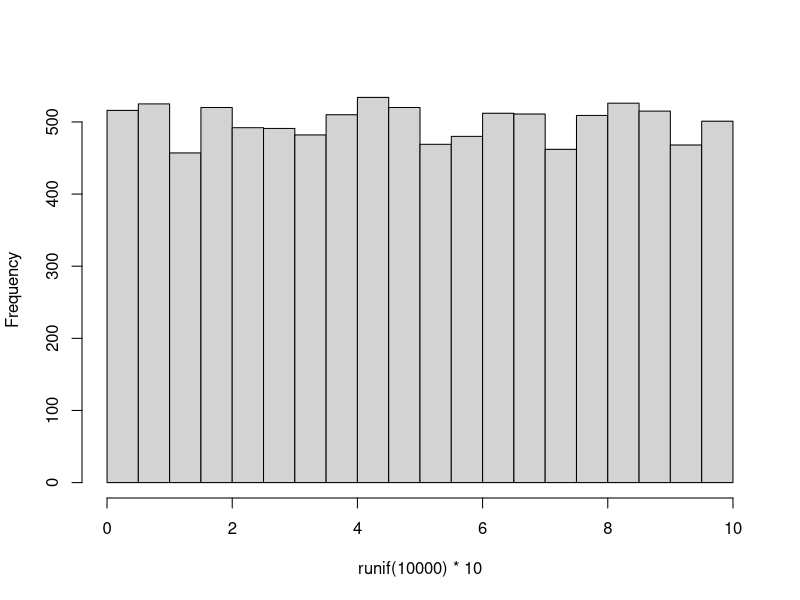
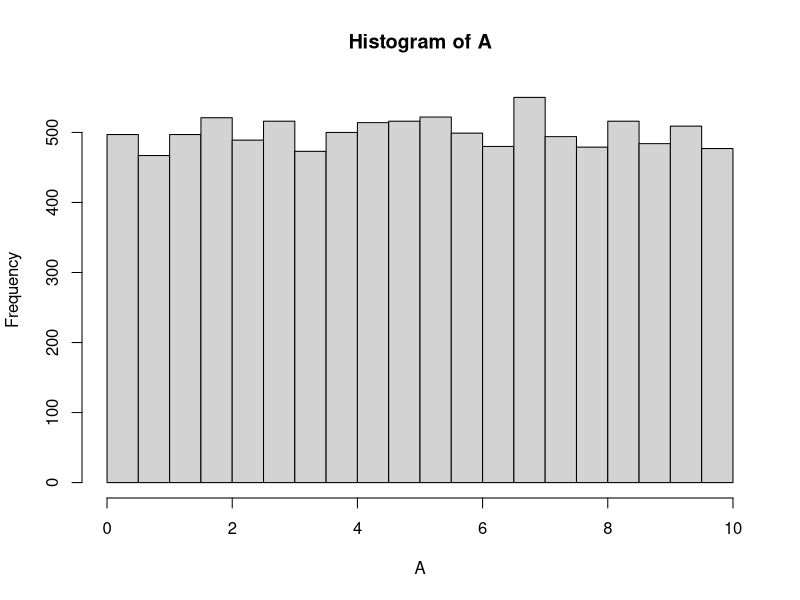
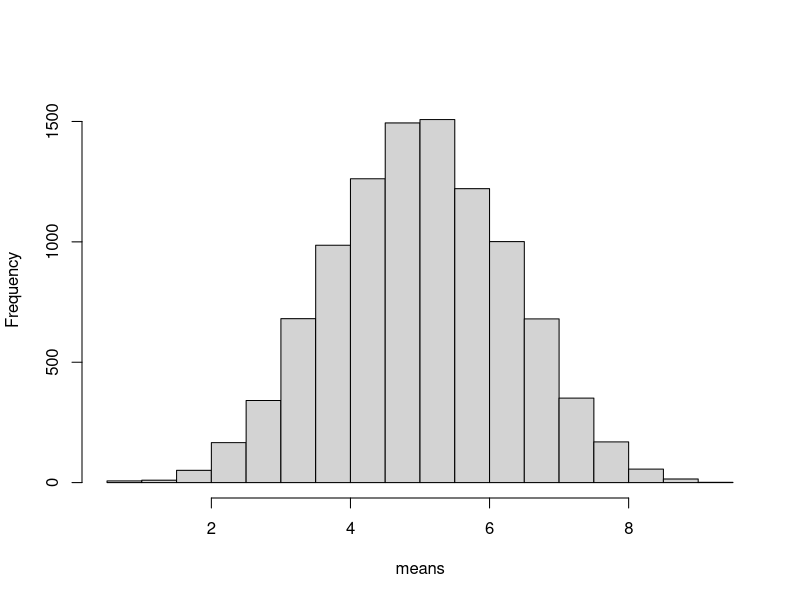
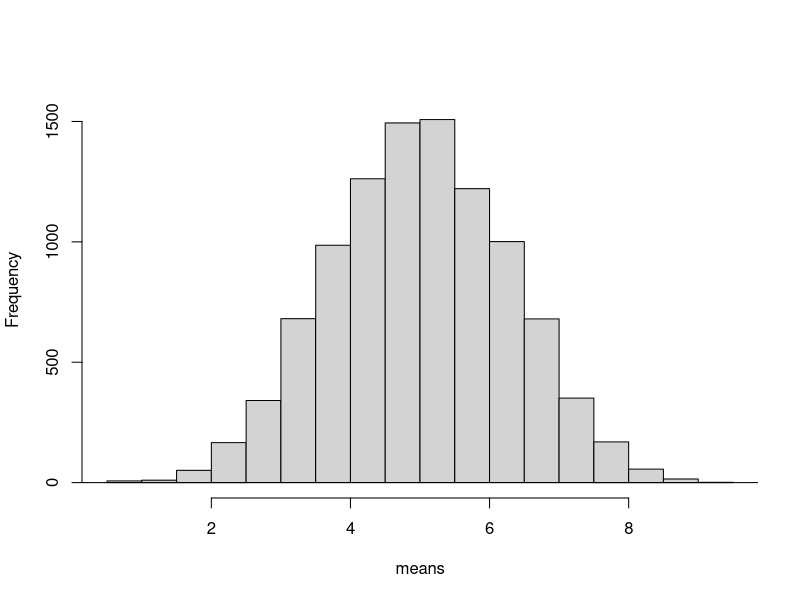
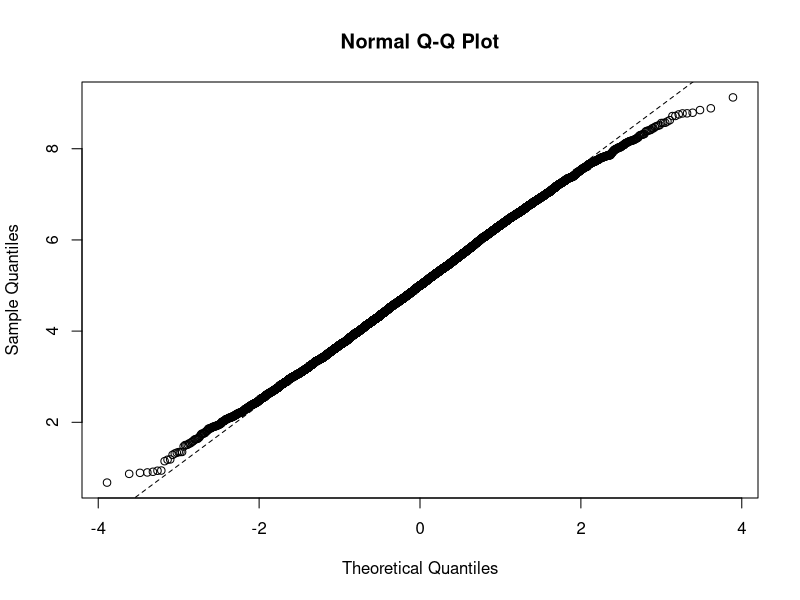
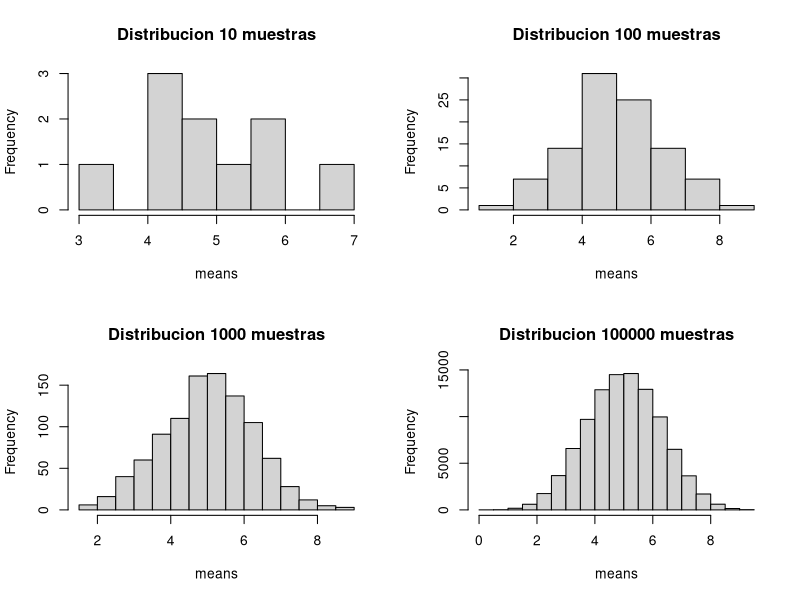
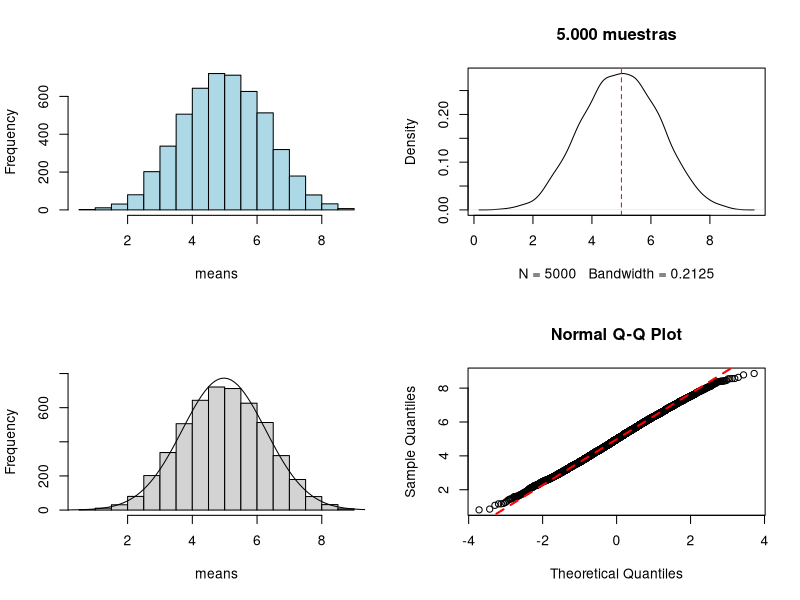
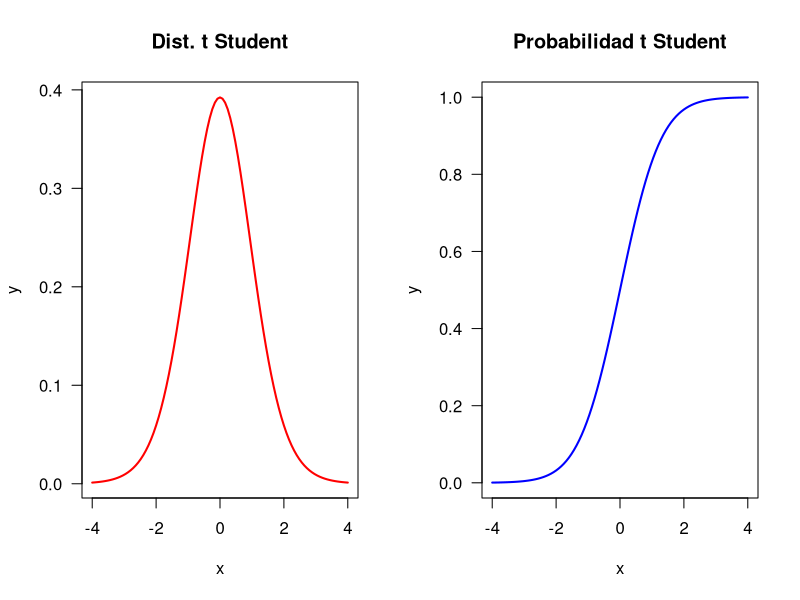

Write the R code that produced these figures, in order.
## ---- chunk 1
knitr::opts_chunk$set(echo = TRUE)
suppressPackageStartupMessages(require(knitr))
suppressPackageStartupMessages(require(kableExtra))
suppressPackageStartupMessages(library(dplyr))
suppressPackageStartupMessages(library(ggplot2))
suppressPackageStartupMessages(library(vegan))
## ---- chunk 2
# distribución de 10.000 números 
# aleatorios entre 0-10
hist(runif(10000)*10, main="")
set.seed(1234) # fijar semilla para que el proceso aleatorio sea siempre igual
A <- runif(10000)*10 # distribucion aleatoria uniforme
hist(A)

# media de la poblacion
mediaA <- mean(A)
## ---- chunk 3
# creamos un vector numérico vacío de tamaño 10.000
means <- numeric(10000)
# llenamos el vector vacío con medias de 5 números aleatorios
for (i in 1:10000){
means[i] <- mean(runif(5)*10)
}

hist(means,ylim=c(0,1600),main="")

## ---- chunk 4
m <- mean(means)
desv <- sd(means)

xv <- seq(0,10, 0.1)
yv <-  dnorm(xv, mean = m, sd = desv)

hist(means,ylim=c(0,1600),main="")
lines(xv, yv)

## ---- chunk 5
qqnorm(means)
qqline(means, lty=2)
shapiro.test(sample(x = means, 5000))

## ---- chunk 6
generar_muestras_de_medias <- function(numero, muestras = 5){
  means <- numeric(numero)
  for (i in 1:numero){ means[i] <- mean(runif(muestras)*10) }
  hist(means, main = paste('Distribucion', i, 'muestras'))
}

## ---- chunk 7
# como se ven las diferencias entre medias muestrales con diferentes repeticiones?
par(mfrow = c(2, 2))
for(i in c(10, 100, 1000, 100000)){
  generar_muestras_de_medias(i)
}
## ---- chunk 8
means <- numeric(5000)
for (i in 1:5000){ 
  means[i] <- mean(runif(5)*10) 
  }

hist(means, col = 'lightblue', main = '')
## ---- chunk 9
plot(density(means), main = '5.000 muestras')
abline(v = 5, lty = 2, col = "red")

mean(means)
sd(means)

# media de la poblacion?
mediaA
## ---- chunk 10
# generar datos entre 0-1
xv <- seq(0,10,0.1)
dnorm(xv, mean = mean(means), sd = sd(means))

hist(means, main = "", ylim = c(1,800)) 
yv <- dnorm(xv, mean = mean(means), sd = 1.28996)*2500
lines(xv,yv)
## ---- chunk 11
qqnorm(means)
qqline(means, lty = 2, col = "red", lwd = 2)
shapiro.test(means)
## ---- chunk 12
par(mfrow = c(1, 2))
curve(dt(x, df = 15), -4, 4, col = 'red', ylab = 'y', lwd = 2, las = 1, main = 'Dist. t Student')
curve(pt(x, df = 15), -4, 4, col = 'blue', ylab = 'y', lwd = 2, las = 1, main = 'Probabilidad t Student')


## ---- chunk 13
degf <- c(1, 3, 8, 30)
colors <- c("red", "blue", "darkgreen", "gold", "black")
labels <- c("df = 1", "df = 3", "df = 8", "df = 30", "normal")
## ---- chunk 14
par(mfrow = c(1, 1))
curve(dnorm(x), -4, 4, lty=2, ylab='y', lwd=2, las=1)

# plot t student's
for (i in 1:4){
  curve(dt(x, degf[i]), lwd=2, col=colors[i], add=TRUE)
}

legend("topright", inset = .05, title = "Distributions", 
       labels, lwd = 2, lty = c(1, 1, 1, 1, 2), col = colors, bty = "n")
## ---- chunk 15
se <- function(x) { 
  sqrt(var(x)/length(x))
}
## ---- chunk 16
IntervConf <- function(x, alpha = 0.05) {
  t.value <- qt((1-alpha), length(x)-1) # qt -> quantile function for t distrituion
  standard.error <- se(x)
  ci <- t.value*standard.error
  cat(paste((1-alpha), "Confidence Interval = "), mean(x) - ci, "to ", mean(x) + ci,"\n") # concatenate and print
  }

## ---- chunk 17
# generamos datos de prueba
x <- rnorm(150, 25, 3) # Recuerdan el orden de rnorm
hist(x)
mean(x)

# intervalo deconfianza al 95%
IntervConf(x)

# intervalo deconfianza al 99%
IntervConf(x, alpha = 0.01)
